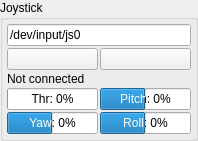
       <widget class="QGroupBox" name="groupBox">
        <property name="sizePolicy">
         <sizepolicy hsizetype="Preferred" vsizetype="Preferred">
          <horstretch>0</horstretch>
          <verstretch>0</verstretch>
         </sizepolicy>
        </property>
        <property name="maximumSize">
         <size>
          <width>180</width>
          <height>16777215</height>
         </size>
        </property>
        <property name="title">
         <string>Joystick</string>
        </property>
        <layout class="QGridLayout" name="gridLayout_5">
         <property name="leftMargin">
          <number>4</number>
         </property>
         <property name="topMargin">
          <number>4</number>
         </property>
         <property name="rightMargin">
          <number>4</number>
         </property>
         <property name="bottomMargin">
          <number>4</number>
         </property>
         <property name="spacing">
          <number>2</number>
         </property>
         <item row="2" column="0" colspan="2">
          <widget class="QLabel" name="jsConnectedLabel">
           <property name="text">
            <string>Not connected</string>
           </property>
          </widget>
         </item>
         <item row="4" column="0">
          <widget class="QProgressBar" name="mrYawBar">
           <property name="minimum">
            <number>-100</number>
           </property>
           <property name="value">
            <number>0</number>
           </property>
           <property name="format">
            <string>Yaw: %v%</string>
           </property>
          </widget>
         </item>
         <item row="4" column="1">
          <widget class="QProgressBar" name="mrRollBar">
           <property name="minimum">
            <number>-100</number>
           </property>
           <property name="value">
            <number>0</number>
           </property>
           <property name="format">
            <string>Roll: %v%</string>
           </property>
          </widget>
         </item>
         <item row="0" column="0" colspan="2">
          <widget class="QLineEdit" name="jsPortEdit">
           <property name="text">
            <string>/dev/input/js0</string>
           </property>
          </widget>
         </item>
         <item row="1" column="0">
          <widget class="QPushButton" name="jsDisconnectButton">
           <property name="text">
            <string/>
           </property>
           <property name="icon">
            <iconset resource="resources.qrc">
             <normaloff>:/models/Icons/Disconnected-96.png</normaloff>:/models/Icons/Disconnected-96.png</iconset>
           </property>
          </widget>
         </item>
         <item row="1" column="1">
          <widget class="QPushButton" name="jsConnectButton">
           <property name="text">
            <string/>
           </property>
           <property name="icon">
            <iconset resource="resources.qrc">
             <normaloff>:/models/Icons/Connected-96.png</normaloff>:/models/Icons/Connected-96.png</iconset>
           </property>
          </widget>
         </item>
         <item row="3" column="0">
          <widget class="QProgressBar" name="mrThrottleBar">
           <property name="minimum">
            <number>0</number>
           </property>
           <property name="value">
            <number>0</number>
           </property>
           <property name="format">
            <string>Thr: %v%</string>
           </property>
          </widget>
         </item>
         <item row="3" column="1">
          <widget class="QProgressBar" name="mrPitchBar">
           <property name="minimum">
            <number>-100</number>
           </property>
           <property name="value">
            <number>0</number>
           </property>
           <property name="format">
            <string>Pitch: %v%</string>
           </property>
          </widget>
         </item>
        </layout>
       </widget>
